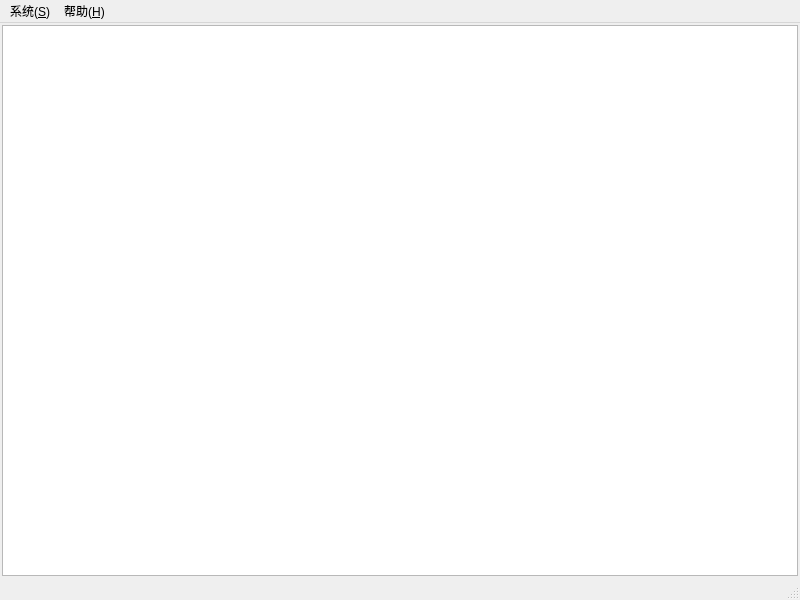
<?xml version="1.0" encoding="UTF-8"?>
<ui version="4.0">
 <class>MainWindow</class>
 <widget class="QMainWindow" name="MainWindow">
  <property name="geometry">
   <rect>
    <x>0</x>
    <y>0</y>
    <width>800</width>
    <height>600</height>
   </rect>
  </property>
  <property name="windowTitle">
   <string>FuturesWorshop</string>
  </property>
  <widget class="QWidget" name="centralwidget">
   <layout class="QGridLayout" name="gridLayout">
    <property name="leftMargin">
     <number>2</number>
    </property>
    <property name="topMargin">
     <number>2</number>
    </property>
    <property name="rightMargin">
     <number>2</number>
    </property>
    <property name="bottomMargin">
     <number>2</number>
    </property>
    <item row="0" column="0">
     <widget class="QTableWidget" name="tablePosition"/>
    </item>
   </layout>
  </widget>
  <widget class="QMenuBar" name="menubar">
   <property name="geometry">
    <rect>
     <x>0</x>
     <y>0</y>
     <width>800</width>
     <height>23</height>
    </rect>
   </property>
   <widget class="QMenu" name="menuSystem">
    <property name="title">
     <string>系统(&amp;S)</string>
    </property>
    <addaction name="actionPreference"/>
    <addaction name="separator"/>
    <addaction name="actionQuit"/>
   </widget>
   <widget class="QMenu" name="menuHelp">
    <property name="title">
     <string>帮助(&amp;H)</string>
    </property>
    <addaction name="actionHelp"/>
    <addaction name="separator"/>
    <addaction name="actionAbout"/>
   </widget>
   <addaction name="menuSystem"/>
   <addaction name="menuHelp"/>
  </widget>
  <widget class="QStatusBar" name="statusbar"/>
  <action name="actionPreference">
   <property name="text">
    <string>配置(&amp;P)</string>
   </property>
  </action>
  <action name="actionQuit">
   <property name="text">
    <string>退出(&amp;X)</string>
   </property>
   <property name="shortcut">
    <string>Alt+Q</string>
   </property>
  </action>
  <action name="actionHelp">
   <property name="text">
    <string>帮助(&amp;H)</string>
   </property>
   <property name="shortcut">
    <string>F1</string>
   </property>
  </action>
  <action name="actionAbout">
   <property name="text">
    <string>关于...</string>
   </property>
  </action>
 </widget>
 <resources/>
 <connections/>
</ui>
